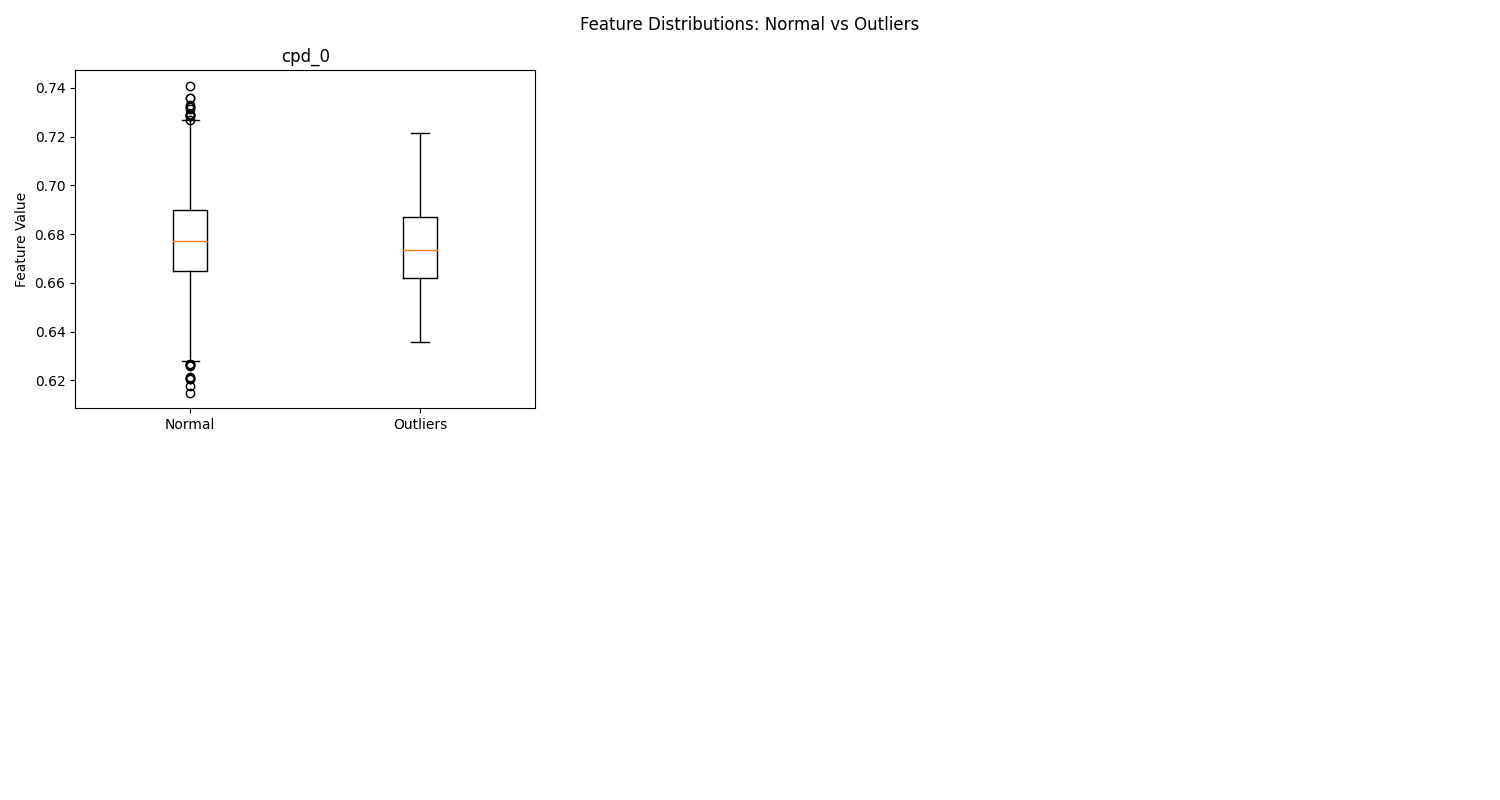

Write Python code to recreate this figure.
import numpy as np
import matplotlib.pyplot as plt
import seaborn as sns
import pandas as pd
from scipy import stats
from sklearn.metrics import pairwise_distances
import torch
import torch.nn.functional as F
import networkx as nx
import warnings
warnings.filterwarnings('ignore')


def analyze_outliers(y_true, y_pred, X_features, graph_data=None, feature_names=None, outlier_percentile=95):
    """
    Comprehensive outlier analysis for GNN predictions
    """
    # 1. EXTRACT OUTLIERS
    residuals = np.abs(y_true - y_pred)
    outlier_threshold = np.percentile(residuals, outlier_percentile)
    outlier_mask = residuals > outlier_threshold
    outlier_indices = np.where(outlier_mask)[0]
    
    print(f"Found {len(outlier_indices)} outliers ({len(outlier_indices)/len(y_true)*100:.1f}%)")
    print(f"Outlier threshold: {outlier_threshold:.4f}")
    
    # 2. BASIC STATISTICS
    print("\n=== OUTLIER STATISTICS ===")
    print(f"Mean residual (normal): {residuals[~outlier_mask].mean():.4f}")
    print(f"Mean residual (outliers): {residuals[outlier_mask].mean():.4f}")
    print(f"Max residual: {residuals.max():.4f}")
    
    # 3. PROBABILITY RANGE ANALYSIS
    fig, axes = plt.subplots(2, 2, figsize=(15, 10))
    
    # True vs Predicted with outliers highlighted
    axes[0,0].scatter(y_true[~outlier_mask], y_pred[~outlier_mask], alpha=0.6, label='Normal', s=20)
    axes[0,0].scatter(y_true[outlier_mask], y_pred[outlier_mask], color='red', label='Outliers', s=30)
    axes[0,0].plot([0, 1], [0, 1], 'k--', alpha=0.5)
    axes[0,0].set_xlabel('True Probability')
    axes[0,0].set_ylabel('Predicted Probability')
    axes[0,0].legend()
    axes[0,0].set_title('True vs Predicted (Outliers Highlighted)')
    
    # Residuals vs True Values
    axes[0,1].scatter(y_true, residuals, alpha=0.6)
    axes[0,1].axhline(outlier_threshold, color='red', linestyle='--', label=f'{outlier_percentile}th percentile')
    axes[0,1].set_xlabel('True Probability')
    axes[0,1].set_ylabel('Absolute Residual')
    axes[0,1].legend()
    axes[0,1].set_title('Residuals vs True Values')
    
    # Probability distribution comparison
    axes[1,0].hist(y_true[~outlier_mask], bins=20, alpha=0.7, label='Normal', density=True)
    axes[1,0].hist(y_true[outlier_mask], bins=20, alpha=0.7, label='Outliers', density=True)
    axes[1,0].set_xlabel('True Probability')
    axes[1,0].set_ylabel('Density')
    axes[1,0].legend()
    axes[1,0].set_title('Probability Distribution Comparison')
    
    # Residual distribution
    axes[1,1].hist(residuals[~outlier_mask], bins=30, alpha=0.7, label='Normal')
    axes[1,1].hist(residuals[outlier_mask], bins=15, alpha=0.7, label='Outliers')
    axes[1,1].set_xlabel('Absolute Residual')
    axes[1,1].set_ylabel('Frequency')
    axes[1,1].legend()
    axes[1,1].set_title('Residual Distribution')
    
    plt.tight_layout()
    plt.savefig('outlier_analysis_plots.png')
    
    # 4. FEATURE ANALYSIS
    if X_features is not None:
        n_features = X_features.shape[1]
        if feature_names is None:
            feature_names = [f'Feature_{i}' for i in range(n_features)]
            
        print("\n=== FEATURE ANALYSIS ===")
        
        # Statistical tests for each feature
        outlier_features = []
        for i in range(n_features):
            normal_vals = X_features[~outlier_mask, i]
            outlier_vals = X_features[outlier_mask, i]
            
            # Mann-Whitney U test
            try:
                statistic, p_value = stats.mannwhitneyu(normal_vals, outlier_vals)
                if p_value < 0.05:
                    outlier_features.append((i, feature_names[i], p_value))
            except:
                pass
        
        print(f"Features significantly different in outliers (p < 0.05):")
        for feat_idx, feat_name, p_val in sorted(outlier_features, key=lambda x: x[2]):
            print(f"  {feat_name}: p = {p_val:.4f}")
    
    # 5. PROBABILITY RANGE OUTLIERS
    print("\n=== PROBABILITY RANGE ANALYSIS ===")
    extreme_low = (y_true < 0.1) & outlier_mask
    extreme_high = (y_true > 0.9) & outlier_mask  
    mid_range = ((y_true >= 0.1) & (y_true <= 0.9)) & outlier_mask
    
    print(f"Outliers in extreme low range (0-0.1): {extreme_low.sum()}")
    print(f"Outliers in extreme high range (0.9-1.0): {extreme_high.sum()}")
    print(f"Outliers in mid range (0.1-0.9): {mid_range.sum()}")
    
    # 6. SPECIFIC OUTLIER ANALYSIS
    pick_specific_prediction_outliers(y_true, y_pred, X_features, feature_names, n_each=2)
    
    return {
        'indices': outlier_indices,
        'residuals': residuals[outlier_mask],
        'true_values': y_true[outlier_mask],
        'pred_values': y_pred[outlier_mask],
        'threshold': outlier_threshold
    }


def pick_specific_prediction_outliers(y_true, y_pred, X_features, feature_names, n_each=2):
    """
    Pick specific over-predictions and under-predictions far from diagonal
    """
    residuals = y_pred - y_true  # Signed residuals
    abs_residuals = np.abs(residuals)
    
    # Over-predictions (predicted > true, far from diagonal)
    over_pred_mask = residuals > 0
    over_pred_distances = abs_residuals[over_pred_mask]
    over_pred_indices = np.where(over_pred_mask)[0]
    
    # Under-predictions (predicted < true, far from diagonal) 
    under_pred_mask = residuals < 0
    under_pred_distances = abs_residuals[under_pred_mask]
    under_pred_indices = np.where(under_pred_mask)[0]
    
    # Pick worst cases
    worst_over = over_pred_indices[np.argsort(over_pred_distances)[-n_each:]]
    worst_under = under_pred_indices[np.argsort(under_pred_distances)[-n_each:]]
    
    print("\n=== SPECIFIC OUTLIER ANALYSIS ===")
    
    # Analyze over-predictions
    print(f"\n{n_each} Worst OVER-predictions:")
    for i, idx in enumerate(worst_over):
        print(f"Sample {idx}: True={y_true[idx]:.3f}, Pred={y_pred[idx]:.3f}, Error={residuals[idx]:.3f}")
        
        if X_features is not None:
            features = X_features[idx]
            print(f"  Evidence nodes: {int(features[9])}, Num parents: {int(features[8])}")
            print(f"  In/Out degree: {int(features[1])}/{int(features[2])}")
            print(f"  Betweenness: {features[3]:.3f}, PageRank: {features[5]:.3f}")
    
    # Analyze under-predictions  
    print(f"\n{n_each} Worst UNDER-predictions:")
    for i, idx in enumerate(worst_under):
        print(f"Sample {idx}: True={y_true[idx]:.3f}, Pred={y_pred[idx]:.3f}, Error={residuals[idx]:.3f}")
        
        if X_features is not None:
            features = X_features[idx]
            print(f"  Evidence nodes: {int(features[9])}, Num parents: {int(features[8])}")
            print(f"  In/Out degree: {int(features[1])}/{int(features[2])}")
            print(f"  Betweenness: {features[3]:.3f}, PageRank: {features[5]:.3f}")
    
    return {
        'over_predictions': worst_over,
        'under_predictions': worst_under,
        'over_errors': residuals[worst_over],
        'under_errors': residuals[worst_under]
    }


def analyze_graph_structure_outliers(model, test_loader, device, mode="root_probability"):
    """
    Analyze outliers based on graph structure rather than just node features
    """
    model.eval()
    outlier_data = []
    
    with torch.no_grad():
        for batch_idx, data in enumerate(test_loader):
            data = data.to(device)
            out = model(data)
            
            # Get predictions and targets
            if mode == "root_probability":
                targets = data.y.squeeze()
                if isinstance(out, tuple):
                    out = out[0]
                predictions = out.squeeze()
            
            # Convert to numpy
            if predictions.dim() == 0:
                preds = predictions.cpu().numpy().reshape(1)
                trues = targets.cpu().numpy().reshape(1)
            else:
                preds = predictions.cpu().numpy()
                trues = targets.cpu().numpy()
            
            # Analyze each graph in the batch
            batch_size = data.batch.max().item() + 1
            for i in range(batch_size):
                mask = data.batch == i
                graph_nodes = torch.where(mask)[0]
                
                # Extract subgraph
                node_features = data.x[mask]
                
                # Find edges for this subgraph
                edge_mask = (data.edge_index[0].unsqueeze(1) == graph_nodes).any(1) & \
                           (data.edge_index[1].unsqueeze(1) == graph_nodes).any(1)
                subgraph_edges = data.edge_index[:, edge_mask]
                
                # Remap edge indices to local numbering
                node_mapping = {global_idx.item(): local_idx for local_idx, global_idx in enumerate(graph_nodes)}
                local_edges = torch.tensor([[node_mapping[subgraph_edges[0][j].item()], 
                                           node_mapping[subgraph_edges[1][j].item()]] 
                                          for j in range(subgraph_edges.shape[1])]).T
                
                # Calculate graph-level features
                graph_features = extract_graph_level_features(node_features, local_edges, i)
                
                # Store data
                pred_val = preds[i] if preds.ndim > 0 else preds
                true_val = trues[i] if trues.ndim > 0 else trues
                
                outlier_data.append({
                    'graph_id': f"batch_{batch_idx}_graph_{i}",
                    'true_prob': true_val,
                    'pred_prob': pred_val,
                    'error': abs(pred_val - true_val),
                    'signed_error': pred_val - true_val,
                    **graph_features
                })
    
    return analyze_structural_patterns(outlier_data)


def extract_graph_level_features(node_features, edge_index, graph_id):
    """
    Extract meaningful graph-level structural features
    """
    num_nodes = node_features.shape[0]
    
    # Convert to NetworkX for analysis
    G = nx.DiGraph()
    G.add_nodes_from(range(num_nodes))
    if edge_index.shape[1] > 0:
        edges = edge_index.T.numpy()
        G.add_edges_from(edges)
    
    # Root node identification (assuming node 0 is root)
    root_idx = 0
    
    # Graph topology features
    features = {
        # Basic structure
        'num_nodes': num_nodes,
        'num_edges': edge_index.shape[1],
        'graph_density': edge_index.shape[1] / (num_nodes * (num_nodes - 1)) if num_nodes > 1 else 0,
        
        # Evidence distribution
        'num_evidence_nodes': (node_features[:, 9] == 1).sum().item(),
        'evidence_ratio': (node_features[:, 9] == 1).sum().item() / num_nodes,
        
        # Distance from root to evidence
        'min_root_to_evidence_dist': get_min_distance_to_evidence(G, root_idx, node_features),
        'max_root_to_evidence_dist': get_max_distance_to_evidence(G, root_idx, node_features),
        'avg_root_to_evidence_dist': get_avg_distance_to_evidence(G, root_idx, node_features),
        
        # Graph shape characteristics
        'max_depth': get_graph_depth(G, root_idx),
        'branching_factor': get_avg_branching_factor(G),
        'leaf_nodes_count': sum(1 for n in G.nodes() if G.out_degree(n) == 0),
        
        # Evidence clustering
        'evidence_clustering': get_evidence_clustering(G, node_features),
        
        # Path characteristics
        'longest_path_length': get_longest_path_from_root(G, root_idx),
        'num_root_children': G.out_degree(root_idx),
        
        # CPD characteristics in evidence nodes
        'evidence_cpd_entropy': get_evidence_cpd_entropy(node_features),
        'evidence_cpd_max': get_evidence_cpd_stats(node_features, 'max'),
        'evidence_cpd_min': get_evidence_cpd_stats(node_features, 'min'),
    }
    
    return features


def get_min_distance_to_evidence(G, root_idx, node_features):
    """Get minimum distance from root to any evidence node"""
    evidence_nodes = [i for i in range(node_features.shape[0]) if node_features[i, 9] == 1]
    if not evidence_nodes:
        return float('inf')
    
    distances = []
    for ev_node in evidence_nodes:
        try:
            dist = nx.shortest_path_length(G, root_idx, ev_node)
            distances.append(dist)
        except nx.NetworkXNoPath:
            distances.append(float('inf'))
    
    return min(distances) if distances else float('inf')


def get_max_distance_to_evidence(G, root_idx, node_features):
    """Get maximum distance from root to any evidence node"""
    evidence_nodes = [i for i in range(node_features.shape[0]) if node_features[i, 9] == 1]
    if not evidence_nodes:
        return 0
    
    distances = []
    for ev_node in evidence_nodes:
        try:
            dist = nx.shortest_path_length(G, root_idx, ev_node)
            distances.append(dist)
        except nx.NetworkXNoPath:
            distances.append(0)
    
    return max(distances) if distances else 0


def get_avg_distance_to_evidence(G, root_idx, node_features):
    """Get average distance from root to evidence nodes"""
    evidence_nodes = [i for i in range(node_features.shape[0]) if node_features[i, 9] == 1]
    if not evidence_nodes:
        return float('inf')
    
    distances = []
    for ev_node in evidence_nodes:
        try:
            dist = nx.shortest_path_length(G, root_idx, ev_node)
            distances.append(dist)
        except nx.NetworkXNoPath:
            pass
    
    return sum(distances) / len(distances) if distances else float('inf')


def get_graph_depth(G, root_idx):
    """Get maximum depth of the graph from root"""
    try:
        lengths = nx.single_source_shortest_path_length(G, root_idx)
        return max(lengths.values()) if lengths else 0
    except:
        return 0


def get_avg_branching_factor(G):
    """Get average branching factor"""
    out_degrees = [G.out_degree(n) for n in G.nodes()]
    return sum(out_degrees) / len(out_degrees) if out_degrees else 0


def get_evidence_clustering(G, node_features):
    """Measure how clustered evidence nodes are"""
    evidence_nodes = [i for i in range(node_features.shape[0]) if node_features[i, 9] == 1]
    if len(evidence_nodes) < 2:
        return 0
    
    # Count edges between evidence nodes
    evidence_edges = 0
    for i in evidence_nodes:
        for j in evidence_nodes:
            if i != j and G.has_edge(i, j):
                evidence_edges += 1
    
    # Normalize by possible edges
    max_possible = len(evidence_nodes) * (len(evidence_nodes) - 1)
    return evidence_edges / max_possible if max_possible > 0 else 0


def get_longest_path_from_root(G, root_idx):
    """Get length of longest path from root"""
    try:
        if G.is_directed() and nx.is_directed_acyclic_graph(G):
            leaf_nodes = [n for n in G.nodes() if G.out_degree(n) == 0]
            if leaf_nodes:
                paths = []
                for leaf in leaf_nodes:
                    try:
                        path_len = nx.shortest_path_length(G, root_idx, leaf)
                        paths.append(path_len)
                    except nx.NetworkXNoPath:
                        pass
                return max(paths) if paths else 0
        return get_graph_depth(G, root_idx)
    except:
        return get_graph_depth(G, root_idx)


def get_evidence_cpd_entropy(node_features):
    """Calculate entropy of CPD values in evidence nodes"""
    evidence_mask = node_features[:, 9] == 1
    if evidence_mask.sum() == 0:
        return 0
    
    evidence_cpds = node_features[evidence_mask, 10:18]  # CPD features
    entropies = []
    
    for cpd_row in evidence_cpds:
        # Normalize to probabilities
        cpd_probs = torch.softmax(cpd_row, dim=0)
        # Calculate entropy
        entropy = -torch.sum(cpd_probs * torch.log(cpd_probs + 1e-8))
        entropies.append(entropy.item())
    
    return np.mean(entropies) if entropies else 0


def get_evidence_cpd_stats(node_features, stat_type):
    """Get statistics of CPD values in evidence nodes"""
    evidence_mask = node_features[:, 9] == 1
    if evidence_mask.sum() == 0:
        return 0
    
    evidence_cpds = node_features[evidence_mask, 10:18]
    
    if stat_type == 'max':
        return evidence_cpds.max().item()
    elif stat_type == 'min':
        return evidence_cpds.min().item()
    else:
        return evidence_cpds.mean().item()


def analyze_structural_patterns(outlier_data):
    """
    Analyze patterns in graph structure that correlate with prediction errors
    """
    # Convert to DataFrame for analysis
    import pandas as pd
    df = pd.DataFrame(outlier_data)
    
    # Define outliers as top 5% of errors
    error_threshold = df['error'].quantile(0.95)
    df['is_outlier'] = df['error'] > error_threshold
    
    # Define severe underpredictions
    df['severe_underpredict'] = (df['signed_error'] < -0.2) & (df['true_prob'] > 0.7)
    
    print("=== GRAPH STRUCTURE OUTLIER ANALYSIS ===")
    print(f"Total graphs analyzed: {len(df)}")
    print(f"Outliers (top 5% errors): {df['is_outlier'].sum()}")
    print(f"Severe underpredictions: {df['severe_underpredict'].sum()}")
    
    # Analyze structural differences
    structural_features = [col for col in df.columns if col not in 
                          ['graph_id', 'true_prob', 'pred_prob', 'error', 'signed_error', 'is_outlier', 'severe_underpredict']]
    
    print("\n=== STRUCTURAL PATTERNS IN OUTLIERS ===")
    for feature in structural_features:
        outlier_vals = df[df['is_outlier']][feature]
        normal_vals = df[~df['is_outlier']][feature]
        
        if len(outlier_vals) > 0 and len(normal_vals) > 0:
            # Statistical test
            from scipy.stats import mannwhitneyu
            try:
                stat, p_val = mannwhitneyu(outlier_vals, normal_vals)
                if p_val < 0.05:
                    print(f"{feature}:")
                    print(f"  Outliers: mean={outlier_vals.mean():.3f}, std={outlier_vals.std():.3f}")
                    print(f"  Normal: mean={normal_vals.mean():.3f}, std={normal_vals.std():.3f}")
                    print(f"  p-value: {p_val:.4f}")
            except:
                pass
    
    print("\n=== SEVERE UNDERPREDICTION PATTERNS ===")
    if df['severe_underpredict'].sum() > 0:
        severe_cases = df[df['severe_underpredict']]
        print("Common characteristics in severe underpredictions:")
        for feature in structural_features:
            vals = severe_cases[feature]
            if len(vals) > 0:
                print(f"  {feature}: mean={vals.mean():.3f}, std={vals.std():.3f}")
    
    # Visualization
    plot_structural_analysis(df, structural_features)
    
    return df


def plot_structural_analysis(df, structural_features):
    """Create plots showing structural patterns"""
    fig, axes = plt.subplots(2, 3, figsize=(15, 10))
    axes = axes.flatten()
    
    # Plot key structural features
    key_features = ['min_root_to_evidence_dist', 'evidence_ratio', 'max_depth', 
                   'num_evidence_nodes', 'branching_factor', 'evidence_cpd_entropy']
    
    for i, feature in enumerate(key_features[:6]):
        if feature in df.columns:
            axes[i].scatter(df[feature], df['error'], alpha=0.6, s=20)
            axes[i].set_xlabel(feature)
            axes[i].set_ylabel('Prediction Error')
            axes[i].set_title(f'Error vs {feature}')
            
            # Highlight severe underpredictions
            severe = df[df['severe_underpredict']]
            if len(severe) > 0:
                axes[i].scatter(severe[feature], severe['error'], 
                               color='red', s=30, alpha=0.8, label='Severe Underpredict')
                axes[i].legend()
    
    plt.tight_layout()
    plt.savefig('structural_outlier_analysis.png', dpi=150, bbox_inches='tight')
    plt.show()
    
    # Additional detailed plots
    fig, axes = plt.subplots(2, 2, figsize=(12, 8))
    
    # True vs Predicted with structural coloring
    if 'min_root_to_evidence_dist' in df.columns:
        scatter = axes[0,0].scatter(df['true_prob'], df['pred_prob'], 
                                   c=df['min_root_to_evidence_dist'], 
                                   cmap='viridis', alpha=0.6, s=20)
        axes[0,0].plot([0, 1], [0, 1], 'k--', alpha=0.5)
        axes[0,0].set_xlabel('True Probability')
        axes[0,0].set_ylabel('Predicted Probability')
        axes[0,0].set_title('Predictions colored by Root-to-Evidence Distance')
        plt.colorbar(scatter, ax=axes[0,0])
    
    # Error vs Evidence Ratio
    if 'evidence_ratio' in df.columns:
        axes[0,1].scatter(df['evidence_ratio'], df['signed_error'], alpha=0.6, s=20)
        axes[0,1].axhline(y=0, color='k', linestyle='--', alpha=0.5)
        axes[0,1].set_xlabel('Evidence Ratio')
        axes[0,1].set_ylabel('Signed Error (Pred - True)')
        axes[0,1].set_title('Prediction Bias vs Evidence Ratio')
    
    # Depth vs Error
    if 'max_depth' in df.columns:
        axes[1,0].scatter(df['max_depth'], df['error'], alpha=0.6, s=20)
        axes[1,0].set_xlabel('Graph Depth')
        axes[1,0].set_ylabel('Absolute Error')
        axes[1,0].set_title('Error vs Graph Depth')
    
    # Evidence nodes vs Error  
    if 'num_evidence_nodes' in df.columns:
        axes[1,1].scatter(df['num_evidence_nodes'], df['signed_error'], alpha=0.6, s=20)
        axes[1,1].axhline(y=0, color='k', linestyle='--', alpha=0.5)
        axes[1,1].set_xlabel('Number of Evidence Nodes')
        axes[1,1].set_ylabel('Signed Error')
        axes[1,1].set_title('Prediction Bias vs Evidence Count')
    
    plt.tight_layout()
    plt.savefig('structural_patterns_detailed.png', dpi=150, bbox_inches='tight')
    plt.show()


def run_outlier_analysis_for_gnn(model, test_loader, device, mode="root_probability"):
    """
    Wrapper function to run outlier analysis on GNN test results
    """
    model.eval()
    all_preds = []
    all_trues = []
    all_features = []
    
    with torch.no_grad():
        for data in test_loader:
            data = data.to(device)
            out = model(data)
            
            # Extract predictions and targets based on mode
            if mode == "root_probability":
                targets = data.y.squeeze()
                if isinstance(out, tuple):
                    out = out[0]
                predictions = out.squeeze()
            elif mode == "distribution":
                batch_size = data.batch.max().item() + 1
                targets = data.y.view(batch_size, 2)
                predictions = F.softmax(out, dim=1)
            else:  # regression
                targets = data.y
                predictions = out
            
            # Collect data
            if predictions.dim() == 0:
                all_preds.append(predictions.cpu().unsqueeze(0))
            else:
                all_preds.append(predictions.cpu())
                
            if targets.dim() == 0:
                all_trues.append(targets.cpu().unsqueeze(0))
            else:
                all_trues.append(targets.cpu())
            
            # Extract ROOT NODE features for each graph
            batch_size = data.batch.max().item() + 1
            for i in range(batch_size):
                mask = data.batch == i
                graph_nodes = torch.where(mask)[0]
                
                # Assume root node is the first node in each graph
                root_idx = graph_nodes[0]
                root_features = data.x[root_idx]
                all_features.append(root_features.cpu())
    
    # Convert to numpy
    preds = torch.cat(all_preds).numpy()
    trues = torch.cat(all_trues).numpy()
    features = torch.stack(all_features).numpy()
    
    # For root_probability mode, take probability of class 1
    if mode == "root_probability" and preds.ndim == 1:
        pass
    elif mode == "distribution":
        trues = trues[:, 1]
        preds = preds[:, 1]
    
    feature_names = [
        'node_type',         # 0
        'in_degree',         # 1
        'out_degree',        # 2
        'betweenness',       # 3
        'closeness',         # 4
        'pagerank',          # 5
        'degree_centrality', # 6
        'variable_card',     # 7
        'num_parents',       # 8
        'evidence_flag',     # 9
        'cpd_0',             # 10
        'cpd_1',             # 11
        'cpd_2',             # 12
        'cpd_3',             # 13
        'cpd_4',             # 14
        'cpd_5',             # 15
        'cpd_6',             # 16
        'cpd_7'              # 17
    ]
    
    print("=== RUNNING OUTLIER ANALYSIS ===")
    print(f"Sample root features shape: {features[0].shape}")
    print(f"First root node features: {features[0][:5]}")
    
    outlier_info = analyze_outliers(
        y_true=trues,
        y_pred=preds,
        X_features=features,
        feature_names=feature_names,
        outlier_percentile=95
    )
    
    return outlier_info


# Usage examples:
# 1. Basic outlier analysis (what you're currently doing):
# outlier_info = run_outlier_analysis_for_gnn(model, test_loader, device)

# 2. Advanced graph structure analysis (recommended):  
# structural_analysis = analyze_graph_structure_outliers(model, test_loader, device)